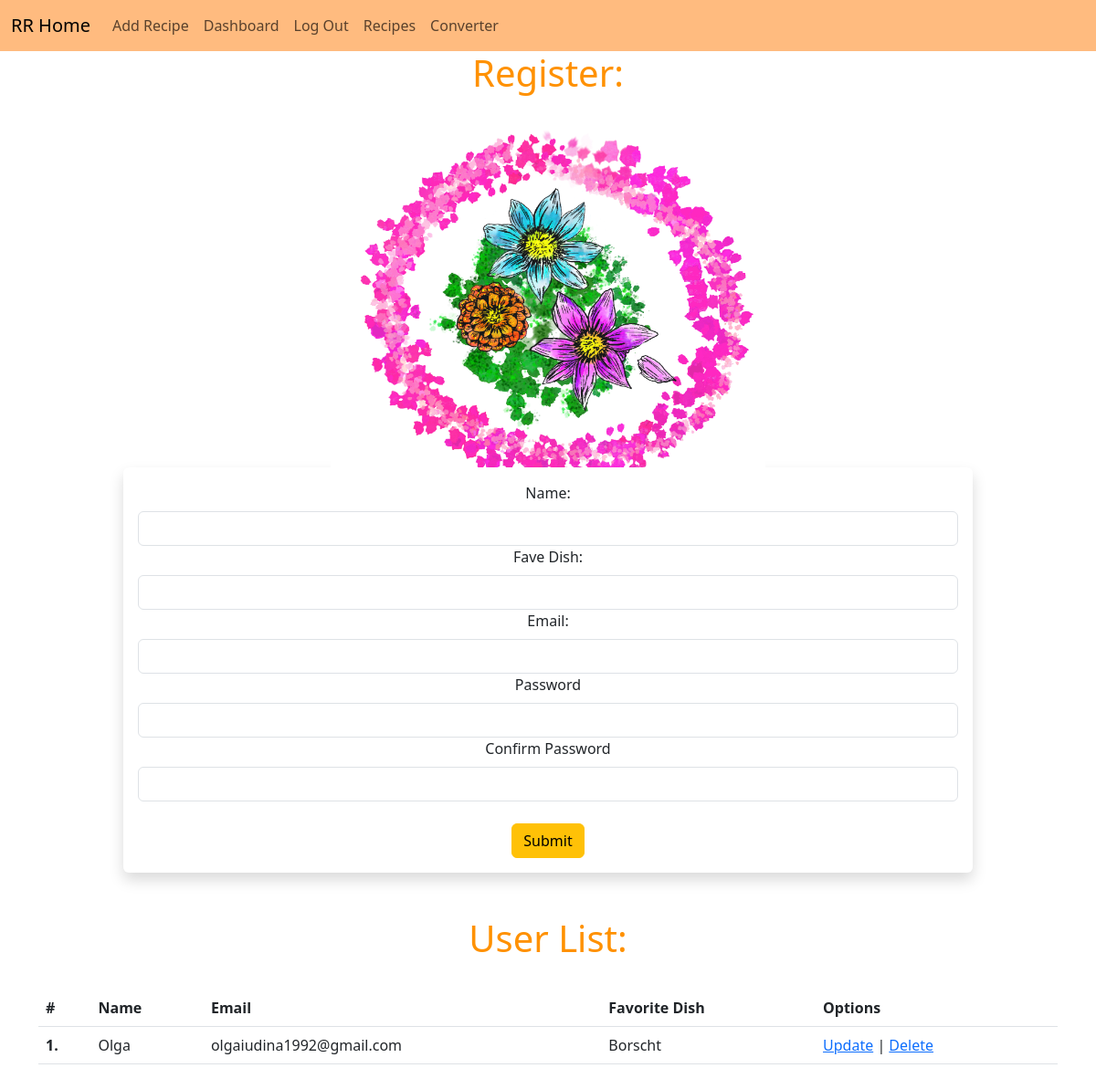
Page /user/add (signed in) on the committed database.
### starter.py (models this page shows, shortened)
class Users(db.Model, UserMixin):
    id = db.Column(db.Integer, primary_key=True)
    name = db.Column(db.String(200), nullable=False)
    favorite_dish = db.Column(db.String(200))
    email = db.Column(db.String(100), nullable=False, unique=True)
    date_added = db.Column(db.DateTime, default=datetime.utcnow)
    password_hash = db.Column(db.String(150))
    @property
    def password(self):
        raise AttributeError('Password is not a readable attribute!')

### starter.py (the view, shortened to what this page needs)
@app.route('/user/add', methods=['GET', 'POST'])
def add_user():
    form = UserForm()
    name = None
    our_users = Users.query.order_by(Users.date_added)
    return render_template('add_user.html', form=form, name=name, our_users=our_users)

### starter.py
class UserForm(FlaskForm):
    name = StringField("Name: ", validators=[DataRequired()])
    favorite_dish = StringField("Fave Dish: ")
    email = StringField("Email: ", validators=[DataRequired()])
    password_hash = PasswordField('Password', validators=[DataRequired(), EqualTo('password_hash', message='Passwords Must Match')])
    password_hash2 = PasswordField('Confirm Password', validators=[DataRequired()])
    submit = SubmitField("Submit")

### starter.py (called while the page is built)
@login_manager.user_loader
def load_user(user_id):
    return Users.query.get(int(user_id))

### templates/add_user.html (shortened to what this page needs)
{% extends 'base.html' %}
{%block content%}
<center>
    <h1>Register: </h1>
    <img src="{{url_for('static', filename='images/floral.png')}}">
    <br />
    <div class="col-10">
    <div class="shadow p-3 mb-5 bg-body rounded">
    <form method="POST">
        {{form.name.label(class="form-label")}}
        {{form.name(class="form-control")}}
        {{form.favorite_dish.label(class="form-label")}}
        {{form.favorite_dish(class="form-control")}}
        {{form.email.label(class="form-label")}}
        {{form.email(class="form-control")}}
        {{form.password_hash.label(class="form-label")}}
        {{form.password_hash(class="form-control")}}
        {{form.password_hash2.label(class="form-label")}}
        {{form.password_hash2(class="form-control")}}
        <br />
        {{form.submit(class="btn btn-warning")}}
    </form>
    </div>
  </div>
    <h1>User List: </h1>
    <br />
    <table class="table table-hover">
        <thead>
            <tr>
              <th scope="col">#</th>
              <th scope="col">Name</th>
              <th scope="col">Email</th>
              <th scope="col">Favorite Dish</th>
              <th scope="col">Options</th>
            </tr>
          </thead>
          <tbody>
            {% for our_user in our_users %}
            <tr>
              <th scope="row">{{our_user.id}}.</th>
              <td>{{our_user.name}}</td>
              <td>{{our_user.email}}</td>
              <td>{{our_user.favorite_dish}}</td>
              <td><a href="{{url_for('update', id=our_user.id)}}">Update</a> | <a href="{{url_for('delete', id=our_user.id)}}">Delete</a></td>
              </tr>
            {% endfor %}
    </table>
    <br />
</center>
{% endblock %}

### static/css/style.css (style rules this page uses)
h1 { color: rgb(255, 145, 0); }
img { max-width: 600px; max-height: 400px; }

### rows in the picture
Users: id "1", name "Olga", email "olgaiudina1992@gmail.com", favorite_dish "Borscht"
